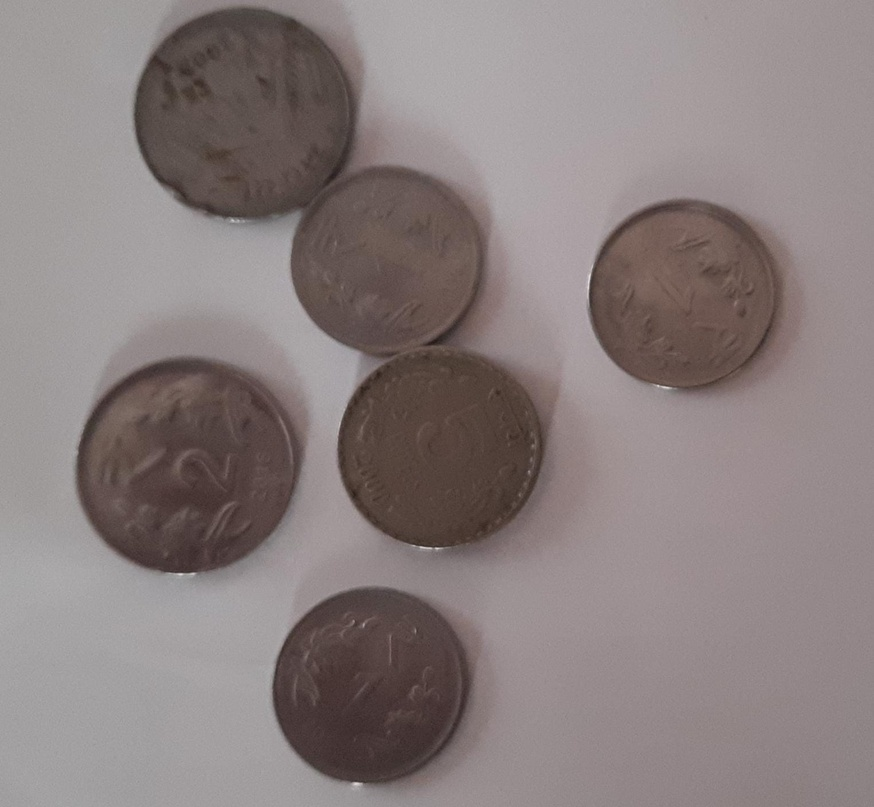
#> input picture coins.jpeg, 874 x 807 px, shrunk from 1525 x 1408 before the run
$ python a.py
#> lines starting #> are read from the running program, lines starting #| are printed output that depends on the picture; after the words box and inside, x2 and y2 are one past the last pixel; in counts of white or black regions, pixels touching at a corner belong together
# Python program to explain cv2.blur() method

# importing cv2
import cv2
import matplotlib.pyplot as plt
from skimage import exposure, filters, color
import numpy as np

# path
path =  './coins.jpeg'

# Reading an image in default mode
image = cv2.imread(path)
#> image is the input picture: shape (807, 874, 3); mean B, G, R 126.7, 127, 137.7

# convert to grayscale
gray_image = cv2.cvtColor(image, cv2.COLOR_BGR2GRAY)


# the order is supposed to be:
# grayscale
# histogram equalization -- skip as it introduces artifacts in the image!!
# gaussian blur

ksize = (5, 5)
# gray_image = cv2.equalizeHist(gray_image)
blur_gray_image = cv2.blur(gray_image, ksize)
# blur_gray_image = cv2.equalizeHist(blur_gray_image)
# blur_gray_image = cv2.cvtColor(blur_image, cv2.COLOR_BGR2GRAY)


# cv2.imshow("light", image)
plt.imshow(blur_gray_image, cmap='gray') # we need to exlicitly tell matplotib about the cmap
plt.axis('off')
plt.title('blurred grayscale coins')
plt.show()
plt.close()

ret, bin_img = cv2.threshold(blur_gray_image,
                             0, 255,
                             cv2.THRESH_BINARY_INV + cv2.THRESH_OTSU)
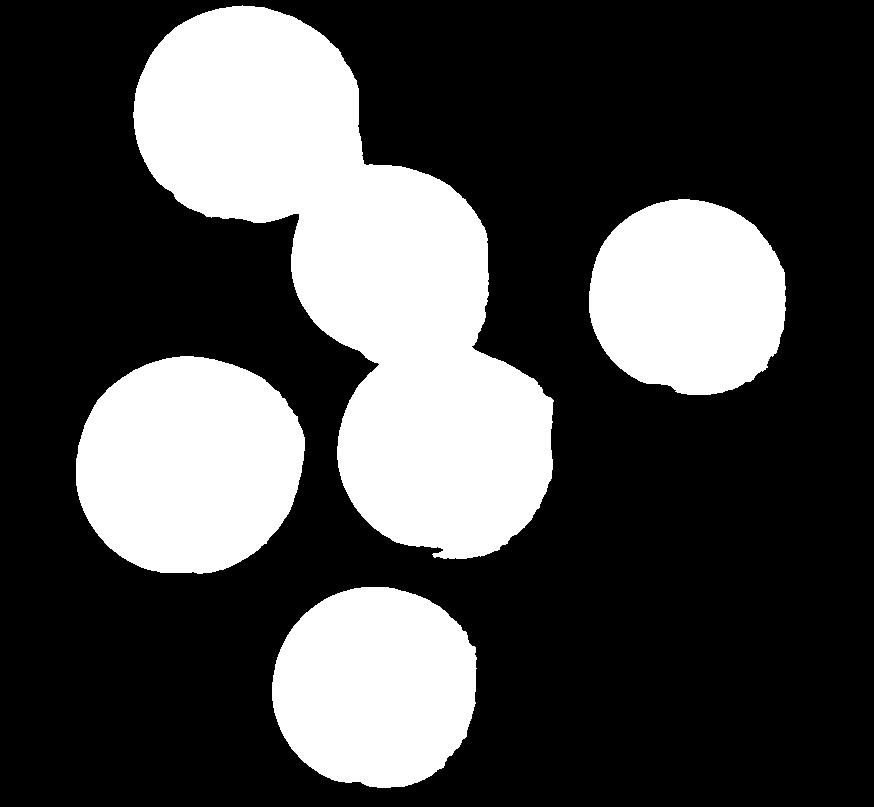
#> bin_img: shape (807, 874); 29.7% white; 4 white regions, box (x1, y1, x2, y2) and area: (133, 5, 554, 559) 106236, (76, 356, 305, 574) 39325, (272, 587, 477, 788) 32872, (589, 199, 786, 395) 30736
#> ret = 115

edges = cv2.Canny(bin_img, 50, 250)
#> edges: shape (807, 874); 0.54% white in thin lines or dots, all inside (x1, y1, x2, y2) = (75, 5, 786, 788)
plt.axis('off')
# plt.title('original')
# plt.imshow(blur_gray_image,  cmap='gray')
plt.title('canny edges')
plt.imshow(edges, cmap='gray')
plt.show()
plt.close()


contours, hierarchy = cv2.findContours(edges, cv2.RETR_EXTERNAL, cv2.CHAIN_APPROX_SIMPLE)
#> contours = 4 contours; box (x1, y1, x2, y2) and area: (132, 5, 554, 559) 106298, (75, 355, 305, 574) 39362, (271, 586, 477, 788) 32896, (588, 198, 786, 395) 74
# [7 lines of commented-out code are left out]
min_area = 4
valid_contours = [contour for contour in contours if cv2.contourArea(contour) > min_area]
#> valid_contours has the same summary as contours
number_of_coins = len(valid_contours)
#> number_of_coins = 4
print('acc to canny contours, number of coins is', number_of_coins)
#| acc to canny contours, number of coins is 4


# draw the contours on the image
output_image = image.copy()
cv2.drawContours(output_image, valid_contours, -1, (0, 255, 0), 3)  # the last two parameters are color and thickness
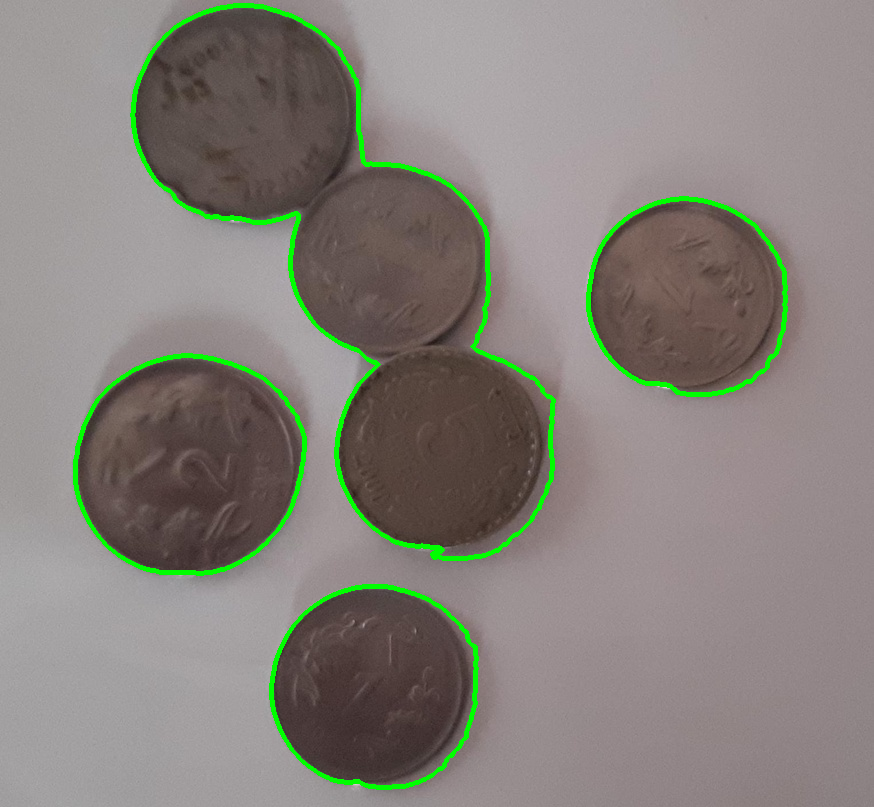
#> output_image: shape (807, 874, 3); 2.4% of pixels changed, all inside (x1, y1, x2, y2) = (73, 3, 788, 790)

plt.title('Contours around Coins')
plt.imshow(output_image)
plt.show()
plt.close()


# region based segmentation

# now we'll try clustering
k= 10
img_convert = cv2.cvtColor(image, cv2.COLOR_BGR2RGB)

# Reshape the image into a 2D array of pixels and 3 color values (RGB)
print('the image shape is', img_convert.shape)
#| the image shape is (807, 874, 3)
vectorized = img_convert.reshape((-1,3)) # this is 2 * 2
print('the new shape is', vectorized.shape)
#| the new shape is (705318, 3)
vectorized = np.float32(vectorized)


criteria = (cv2.TERM_CRITERIA_EPS + cv2.TERM_CRITERIA_MAX_ITER, 100, 1.0)
# the criteria is to use a change of less than epsilon and a max number of iterations


# let's try and find the optimal k using elbow method --no use as we only want to extort the foreground
arr = []
k_range = []
explore_k = 1
for k in range(1, explore_k):
    ret, label, center = cv2.kmeans(vectorized, k, None, criteria, 10, cv2.KMEANS_PP_CENTERS)
    center = np.uint8(center)
    res = center[label.flatten()]
    result_image = res.reshape((img_convert.shape))
    arr.append(ret)
    k_range.append(k)
#> after the loop, arr = []; k_range = []

plt.plot(k_range, arr, marker='o')
plt.title('Elbow method for optimal k')
plt.xlabel('Number of clusters (k)')
plt.ylabel('ret value from cv2.kmeans')
plt.show()
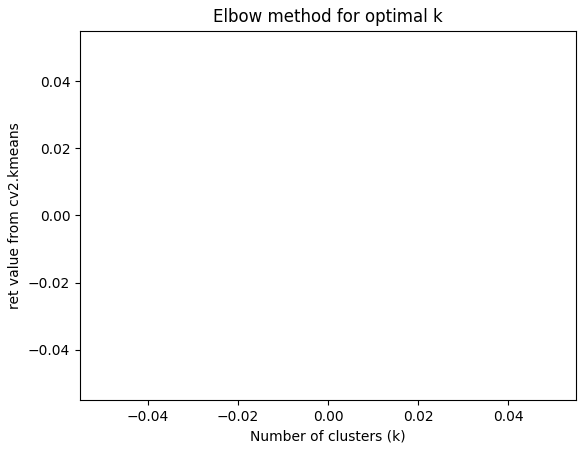
#> figure drawn by matplotlib, 1 panel

# we choose k = 2 to separate the foreground from the background
k= 2

img_convert = cv2.cvtColor(image, cv2.COLOR_BGR2RGB) # opencv uses bgr but we want rgb

# Reshape the image into a 2D array of pixels and 3 color values (RGB)
vectorized = image.reshape((-1,3)) # this is 2 * 2
vectorized = np.float32(vectorized)


criteria = (cv2.TERM_CRITERIA_EPS + cv2.TERM_CRITERIA_MAX_ITER, 10, 1.0)

# Apply KMeans
ret, label, center = cv2.kmeans(vectorized, k, None, criteria, 10, cv2.KMEANS_PP_CENTERS)
#> ret = 317938939.9; center = [[150.1, 148.9, 157.3], [71.04, 74.9, 90.97]]
center = np.uint8(center)
#> center = [[150, 148, 157], [71, 74, 90]]
res = center[label.flatten()]
print(center)
#| [[150 148 157]
#|  [ 71  74  90]]
result_image = res.reshape((img_convert.shape))

plt.imshow(result_image, cmap='viridis')
plt.axis('off')
plt.title('k means result')
plt.show()
plt.close()


# all the above stuff we do is fine, but we need to get each coin separately for which we use the watershed method
# turns out it is especially useful when the coins are touching as in the image

# Read the image
img = cv2.imread('./coins.jpeg')

# Convert from BGR to RGB
img_rgb = cv2.cvtColor(img, cv2.COLOR_BGR2RGB)
gray = cv2.cvtColor(img, cv2.COLOR_BGR2GRAY)

ret, bin_img = cv2.threshold(gray,
                             0, 255,
                             cv2.THRESH_BINARY_INV + cv2.THRESH_OTSU)
#> bin_img: shape (807, 874); 29.6% white; 75 white regions (71 under 20 px), largest, box (x1, y1, x2, y2) and area: (133, 5, 556, 560) 106013, (75, 356, 305, 575) 39213, (272, 586, 478, 789) 32753, (588, 199, 787, 396) 30718
#> ret = 115
plt.imshow(bin_img, cmap='gray')
plt.axis('off')
plt.title('binary image')
plt.show()
plt.close()


# noise removal
kernel = cv2.getStructuringElement(cv2.MORPH_RECT, (3, 3)) # all 1s in 3*3
bin_img = cv2.morphologyEx(bin_img,
                           cv2.MORPH_OPEN,
                           kernel,
                           iterations=2)
#> bin_img: shape (807, 874); 29.4% white; 4 white regions, box (x1, y1, x2, y2) and area: (134, 6, 554, 559) 105441, (76, 356, 305, 573) 39127, (272, 587, 476, 788) 32511, (589, 199, 786, 395) 30470


plt.imshow(bin_img, cmap='gray')
plt.axis('off')
plt.title('Binary Image with noise removed')
plt.show()
plt.close()


sure_bg = cv2.dilate(bin_img, kernel, iterations=3)
#> sure_bg: shape (807, 874); 31.4% white; 4 white regions, box (x1, y1, x2, y2) and area: (131, 3, 557, 562) 111891, (73, 353, 308, 576) 41859, (269, 584, 479, 791) 35010, (586, 196, 789, 398) 32894
plt.imshow(bin_img, cmap='gray')
plt.axis('off')
plt.title('Sure background')
plt.show()
plt.close()

dist = cv2.distanceTransform(bin_img, cv2.DIST_L2, 5)
plt.imshow(dist, cmap='gray')
plt.axis('off')
plt.title('Distance Transform')
plt.show()
plt.close()

ret, sure_fg = cv2.threshold(dist, 0.45 * dist.max(), 250, cv2.THRESH_BINARY) # 0.45 works for this particular image
#> sure_fg: shape (807, 874) float32; values 0 (black) and 250 (white), 6.3% white; 6 white regions, box (x1, y1, x2, y2) and area: (181, 53, 313, 175) 12715, (123, 413, 253, 526) 10703, (385, 369, 496, 506) 9740, (373, 212, 441, 343) 5402, (321, 672, 428, 740) 4690, (647, 309, 708, 347) 866
#> ret = 47.78
sure_fg = sure_fg.astype(np.uint8)
plt.imshow(sure_fg, cmap='gray')
plt.axis('off')
plt.title('Sure Foreground')
plt.show()
plt.close()


unknown = cv2.subtract(sure_bg, sure_fg)
plt.imshow(unknown, cmap='gray')
plt.axis('off')
plt.title('Unknown area')
plt.show()
plt.close()


ret, markers = cv2.connectedComponents(sure_fg) # find connected components in foreground
#> markers: shape (807, 874) int32; 7 distinct labels, from 0 to 6
#> ret = 7
print('ret is', ret)
#| ret is 7
print('type of markers is', type(markers))
#| type of markers is <class 'numpy.ndarray'>
print('shape of markers is', markers.shape)
#| shape of markers is (807, 874)

# Add one to all labels so that background is not 0, but 1
markers += 1
#> markers: shape (807, 874) int32; 7 distinct labels, from 1 to 7
# mark the region of unknown with zero
markers[unknown == 255] = 0
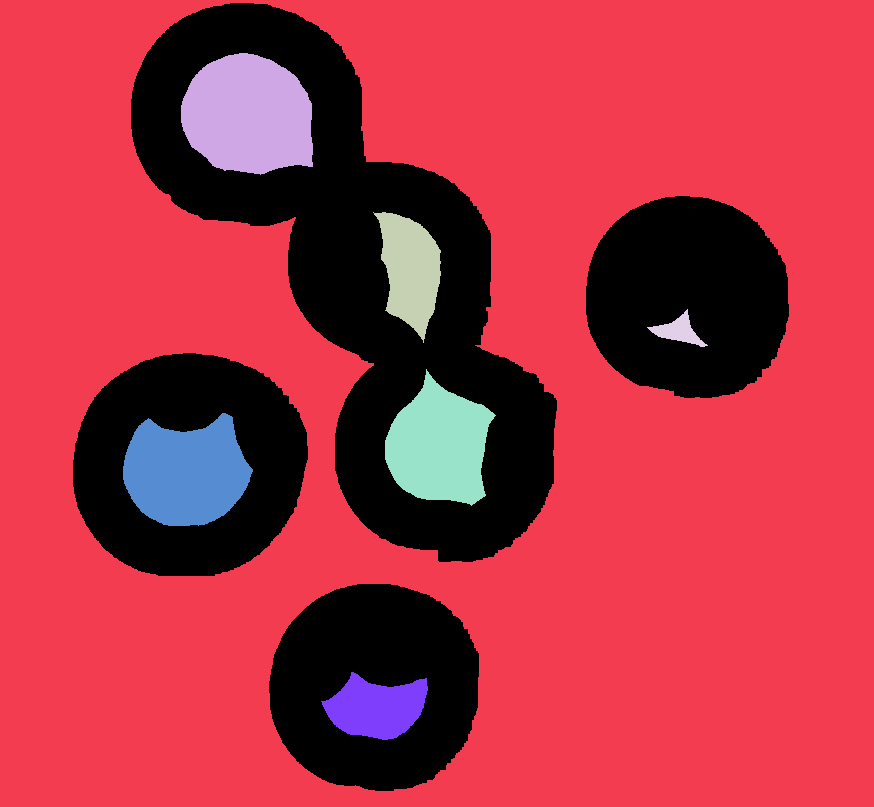
#> markers: shape (807, 874) int32; 8 distinct labels, from 0 to 7; one colour per label, 0 black

plt.imshow(markers, cmap='tab20b')
plt.axis('off')
plt.title('Markers')
plt.show()
plt.close()


# Watershed Algorithm
markers = cv2.watershed(img, markers)
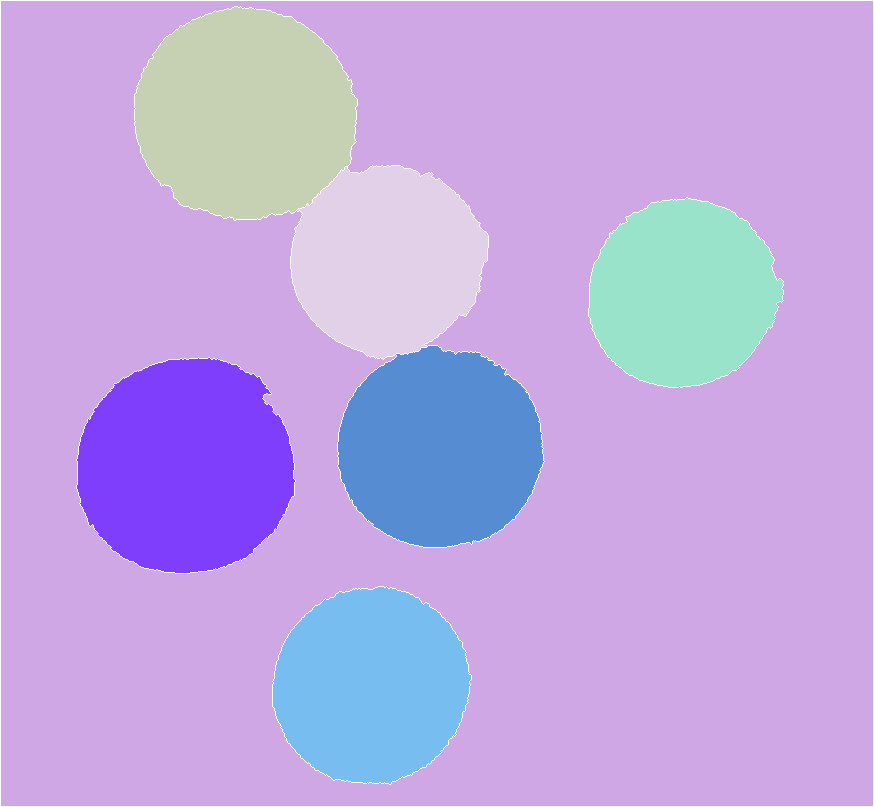
#> markers: shape (807, 874) int32; 8 distinct labels, from -1 to 7; one colour per label, 0 black, -1 white
print('markers looks like', markers)
#> (printed output is left out)

plt.imshow(markers, cmap='tab20b')
plt.axis('off')
plt.title('Markers after watershed')
plt.show()
plt.close()


labels = np.unique(markers)
#> labels = [-1, 1, 2, 3, 4, 5, 6, 7]

coins = []
for label in labels[2:]:

# Create a binary image in which only the area of the label is in the foreground
#and the rest of the image is in the background
    target = np.where(markers == label, 255, 0).astype(np.uint8)

  # Perform contour extraction on the created binary image
    contours, hierarchy = cv2.findContours(
        target, cv2.RETR_EXTERNAL, cv2.CHAIN_APPROX_SIMPLE
    )
    coins.append(contours[0])
#> this loop made 6 passes
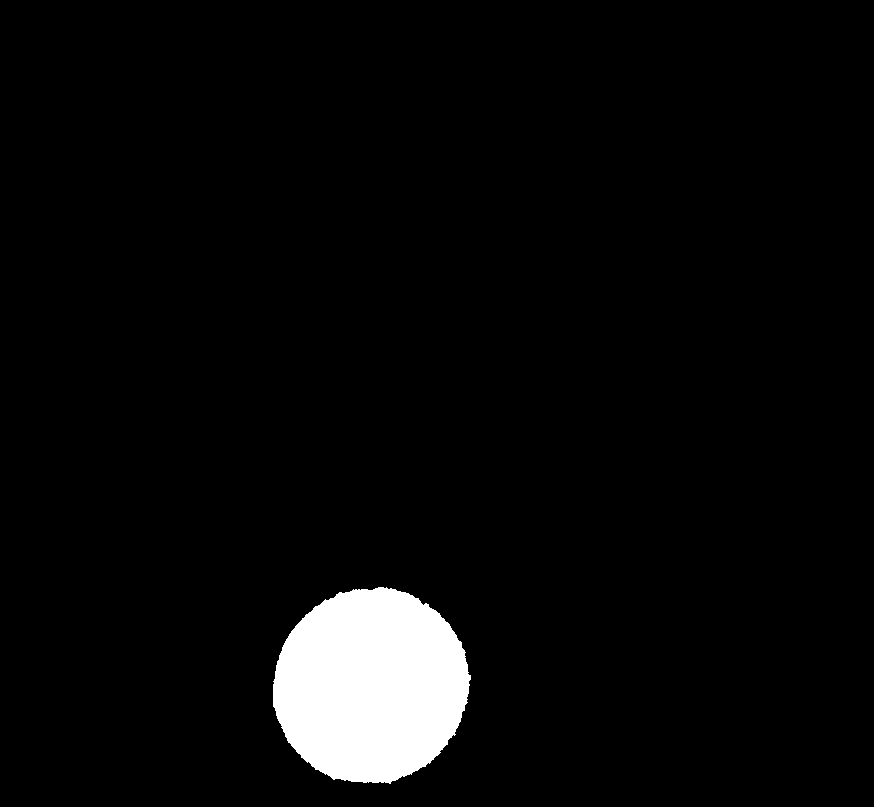
#> target: shape (807, 874); 4.3% white; 1 white region
#> after the loop, coins = 6 contours; box (x1, y1, x2, y2) and area: (77, 358, 295, 573) 36518, (135, 7, 357, 220) 36420, (338, 346, 544, 547) 31816, (273, 587, 471, 784) 29773, (291, 166, 488, 359) 28305, (589, 198, 783, 387) 27550

# Draw the outline
img = cv2.drawContours(img, coins, -1, color=(0, 23, 255), thickness=3)
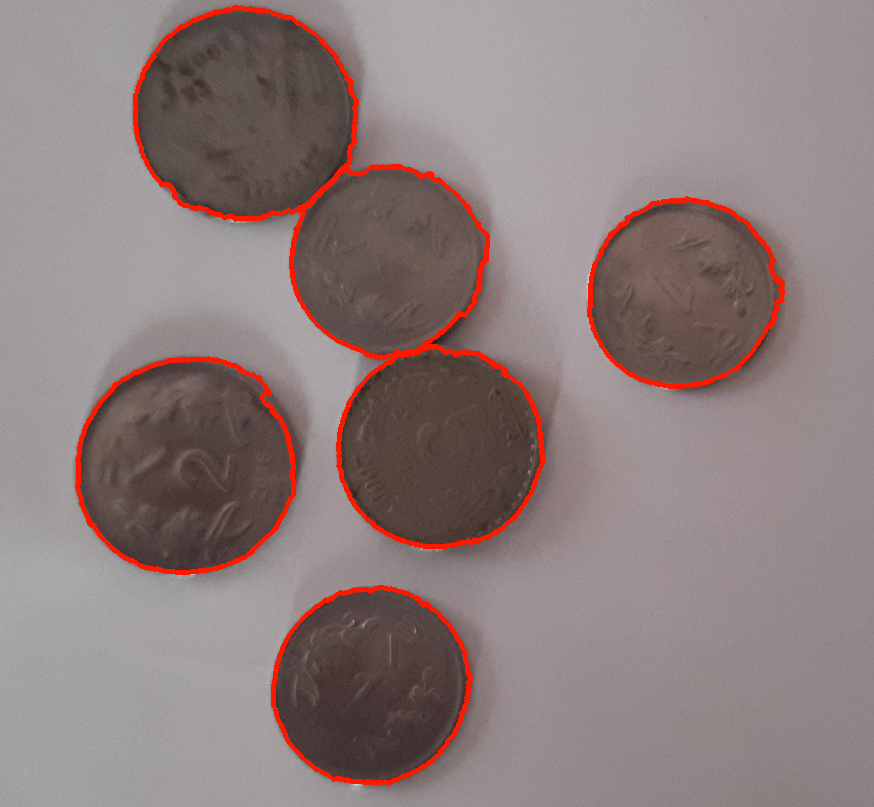
#> img: shape (807, 874, 3); 2.52% of pixels changed, all inside (x1, y1, x2, y2) = (75, 5, 785, 786)
plt.imshow(img, cmap='tab20b')
plt.axis('off')
plt.title('Contours formed')
plt.show()
plt.close()

# the class or region of each pixel can be found be seeing the markers array


# counting number of coins in the image
print('number of coins according to watershed is', len(coins))
#| number of coins according to watershed is 6
